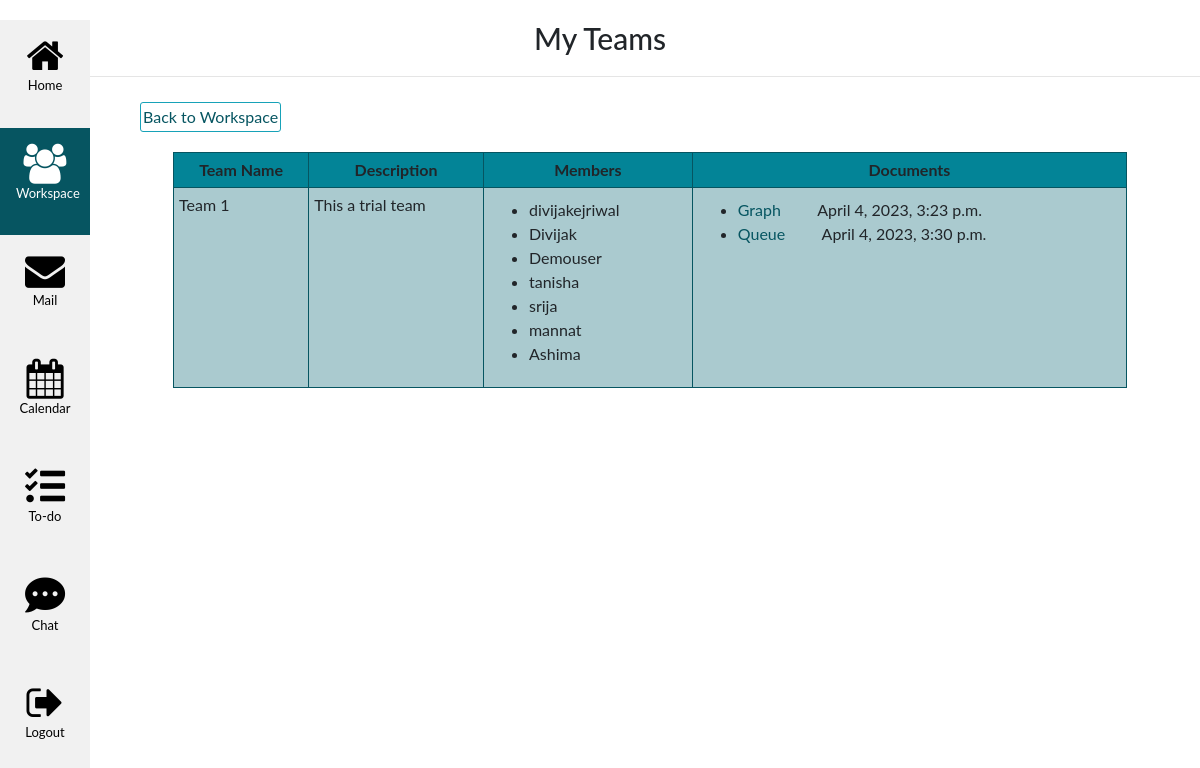
The app's page /workspace/my_teams/ (signed in) with its own data.
### workspace/models.py (models this page shows, shortened)
class Team(models.Model):
    name = models.CharField(max_length=100)
    description = models.TextField()
    members = models.ManyToManyField(User, related_name='teams')

class File(models.Model):
    name = models.CharField(max_length=255)
    description = models.TextField(blank=True)
    file = models.FileField(upload_to='files/')
    team = models.ForeignKey(Team, on_delete=models.CASCADE, related_name='files',null = True)
    uploaded_by = models.ForeignKey(User, on_delete=models.CASCADE, related_name='uploaded_files')
    uploaded_at = models.DateTimeField(auto_now_add=True)

### workspace/views.py (the view)
# urls.py: path('my_teams/', team_detail, name='team_list'),
@login_required
def team_detail(request):
    user=request.user
    teams=user.teams.all()
    return render(request,'workspace/team_detail.html', {'teams':teams})

### templates/workspace/team_detail.html
{% extends 'workspace/base.html' %}
{% block title %}
	My Teams
{% endblock %}
{% block content %}
<div class="content">
	<div class="clearfix">
		<a class="btn btn-info left" href="{% url 'workhome' %}"> Back to Workspace </a>
	</div>
	{% if teams %}
	<table class="table">
		<tr><th>Team Name</th>
			<th>Description</th>
			<th>Members</th>
			<th>Documents</th></tr>
		{% for team in teams %}
			<tr><td>{{ team.name }}</td>
				<td>{{ team.description }}</td>
				<td><ul>
					{% for member in team.members.all %}
						<li>{{ member.username }}</li>
					{% endfor %}
				</ul></td>
				<td><ul>
					{% for doc in team.files.all %}
						<li>
							<a href="{{file.file.url}}">{{doc.name}}</a> &nbsp;&nbsp;&nbsp; {{doc.uplaoded_by.username}} &nbsp;&nbsp;&nbsp; {{doc.uploaded_at}}
						</li>
				    {% endfor %}
				</ul></td>
			</tr>
		{% endfor %}
	</table>
	{% else %}
		<p>You are not a member of any team.</p>
	{% endif %}
</div>
{% endblock %}

### static/workspace/css/styles.css (style rules this page uses)
a { color: #065561; }
.table { width: 90%; margin: auto; }
.table td, .table th { margin: auto; border: 1px solid #065561; padding: 5px; background-color: #aacacf; }
.table th { text-align: center; background-color: #038497; }
li { font-size: 16px; margin-left: 20px; }

### static/base.css (style rules this page uses)
body { font-family: "ptsans", "Lato", "Helvetica Neue", Helvetica, Arial, sans-serif; }
ul { height: 100%; padding: 5px 5px 0px 20px; }
.left { float: left; }
.btn { border-radius: 3px; padding: 2px 2px 2px 2px; color: #065561; background-color: transparent; box-shadow: 0 0 0 0; margin: 5px; cursor: pointer; }
.clearfix { margin: 15px; }
.content { margin: 20px; }
div.content { margin-left: 120px; height: 100%; }

### records on screen
Team: name "Team 1", description "This a trial team"
File: name "Graph", uploaded_at "April 4, 2023, 3:23 p.m."
File: name "Queue", uploaded_at "April 4, 2023, 3:30 p.m."

### other values on screen
{{ member.username }} "divijakejriwal"
{{ member.username }} "Divijak"
{{ member.username }} "Demouser"
{{ member.username }} "tanisha"
{{ member.username }} "srija"
{{ member.username }} "mannat"
{{ member.username }} "Ashima"
